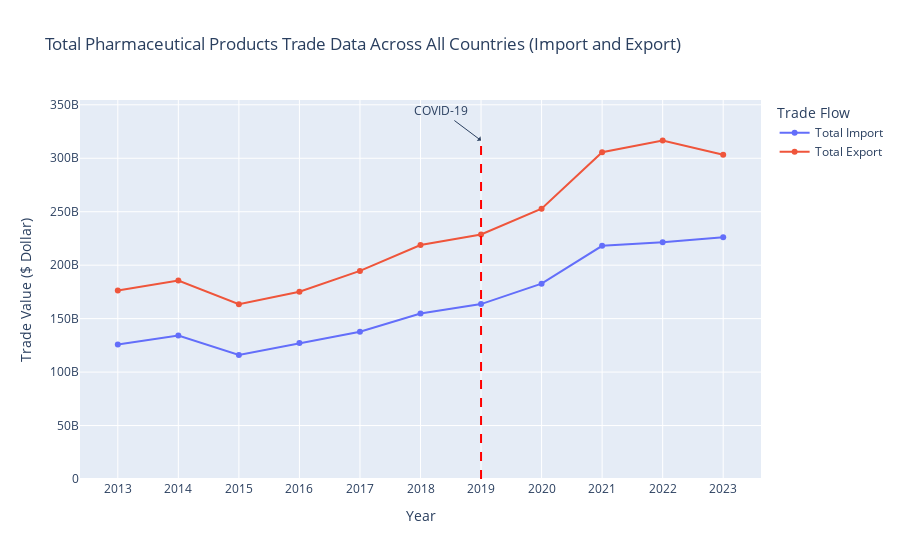

The code cell stored with this chart in its notebook:
### Markdown cell above
1. **Oil and Gas**:
   - **Trend Overview**: The total trade value of oil and gas experienced fluctuations before the pandemic, with a gradual decline from 2013 to 2017, stabilization through 2018, and a mild rise in 2019.
   - **Impact of COVID-19**: The pandemic severely affected oil and gas trade in 2020, as indicated by a sharp decline in both import and export values, reflecting reduced global demand and transportation disruptions.
   - **Post-Pandemic Recovery**: Recovery was significant from 2021 to 2022, marked by a strong rebound in both imports and exports. However, a noticeable drop in 2023 indicates volatility and economic or geopolitical challenges impacting trade stability.

### Code cell
df_path = r'data/SQ2/Sorted_TradeData_30.xlsx'
load_and_display_data(df_path, "COVID-19", "Total Pharmaceutical Products Trade Data Across All Countries (Import and Export)", "Trade Value ($ Dollar)")

### Figure 1 — Plotly figure (JSON) as saved in the notebook; plotly's stock layout.template omitted (floating-point values rounded to 4 significant figures)
{"data": [{"mode": "lines+markers", "name": "Total Import", "type": "scatter", "x": [2013, 2014, 2015, 2016, 2017, 2018, 2019, 2020, 2021, 2022, 2023], "y": [125800000000.0, 134100000000.0, 116100000000.0, 127300000000.0, 137800000000.0, 154900000000.0, 163600000000.0, 182700000000.0, 218100000000.0, 221400000000.0, 226200000000.0]}, {"mode": "lines+markers", "name": "Total Export", "type": "scatter", "x": [2013, 2014, 2015, 2016, 2017, 2018, 2019, 2020, 2021, 2022, 2023], "y": [176300000000.0, 185600000000.0, 163500000000.0, 175200000000.0, 194600000000.0, 218800000000.0, 228700000000.0, 252800000000.0, 305700000000.0, 316600000000.0, 303300000000.0]}], "layout": {"annotations": [{"arrowhead": 1, "ax": -40, "ay": -30, "showarrow": true, "text": "COVID-19", "x": 2019, "y": 316600000000.0}], "legend": {"title": {"text": "Trade Flow"}}, "shapes": [{"line": {"color": "red", "dash": "dash"}, "type": "line", "x0": 2019, "x1": 2019, "y0": 0, "y1": 316600000000.0}], "title": {"text": "Total Pharmaceutical Products Trade Data Across All Countries (Import and Export)"}, "xaxis": {"tickmode": "linear", "title": {"text": "Year"}}, "yaxis": {"title": {"text": "Trade Value ($ Dollar)"}}}}
